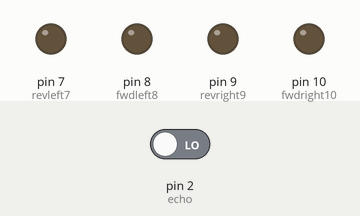
Recording of a sketch running on a simulated Arduino Uno, built with avr-gcc and run on an emulated ATmega328P. Parts: output pins drawn as LEDs (lit = HIGH). The inputs (shaded band) are chosen by the test bench; at power-on: pin 2 (echo) LOW. Random numbers use the default seed unless the sketch sets one; pins used as bus, display or sensor lines are not drawn.

Above: at 1.5 s.
At 2.5 s:
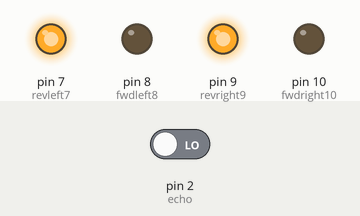
At 3.6 s:
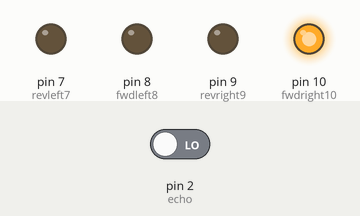
Timing chart, 0 to 6.8 s (numbered marks = the images above):
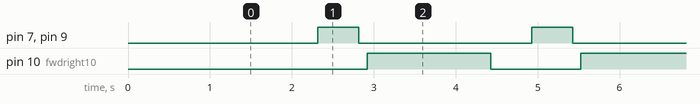

The sketch:

miniproject.ino
```cpp
int trig = 3;
int echo = 2;

int revleft7 = 7;
int fwdleft8 = 8;
int revright9 = 9;
int fwdright10 = 10;

long duration, distance;

void setup() {

  delay(random(500,2000));
  Serial.begin(9600);
  pinMode(revleft7, OUTPUT);
  pinMode(fwdleft8, OUTPUT);
  pinMode(revright9, OUTPUT);
  pinMode(fwdright10, OUTPUT);

  pinMode(trig, OUTPUT);
  pinMode(echo, INPUT);
}

void loop() {

  digitalWrite(trig, LOW);
  delayMicroseconds(2);
  digitalWrite(trig, HIGH);
  delayMicroseconds(10);
  duration = pulseIn(echo, HIGH);
  distance = duration / 58.2;
  delay(10);

  if (distance > 19)
  {
    digitalWrite(fwdright10, HIGH);
    digitalWrite(revright9, LOW);
    digitalWrite(fwdleft8, HIGH);
    digitalWrite(revleft7, LOW);
  }

  if (distance < 18)
  {
    digitalWrite(fwdright10, LOW);
    digitalWrite(revright9, LOW);
    digitalWrite(fwdleft8, LOW);
    digitalWrite(revleft7, LOW);
    delay(500);
    digitalWrite(fwdright10, LOW);
    digitalWrite(revright9, HIGH);
    digitalWrite(fwdleft8, LOW);
    digitalWrite(revleft7, HIGH);
    delay(500);
    digitalWrite(fwdright10, LOW);
    digitalWrite(revright9, LOW);
    digitalWrite(fwdleft8, LOW);
    digitalWrite(revleft7, LOW);
    delay(100);
    digitalWrite(fwdright10, HIGH);
    digitalWrite(revright9, LOW);
    digitalWrite(revleft7, LOW);
    digitalWrite(fwdleft8, LOW);
    delay(500);
  }
}
```

Measured:
- by itself, pin 7 (revleft7), pin 9 (revright9): alternates HIGH for 0.50 s and LOW for 2.1 s
- by itself, pin 10 (fwdright10): alternates HIGH for 1.5 s and LOW for 1.1 s
- by itself, everything shown: repeats every 2.6 s, in 4 steps
